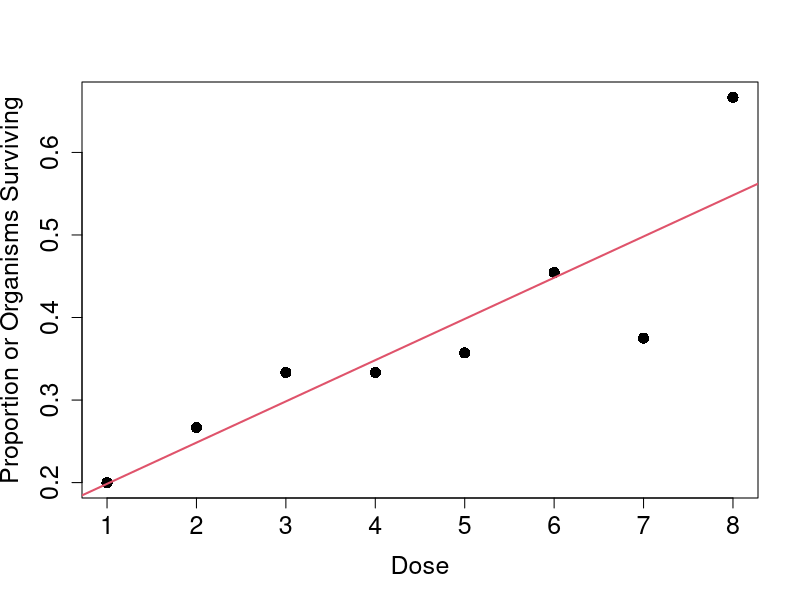
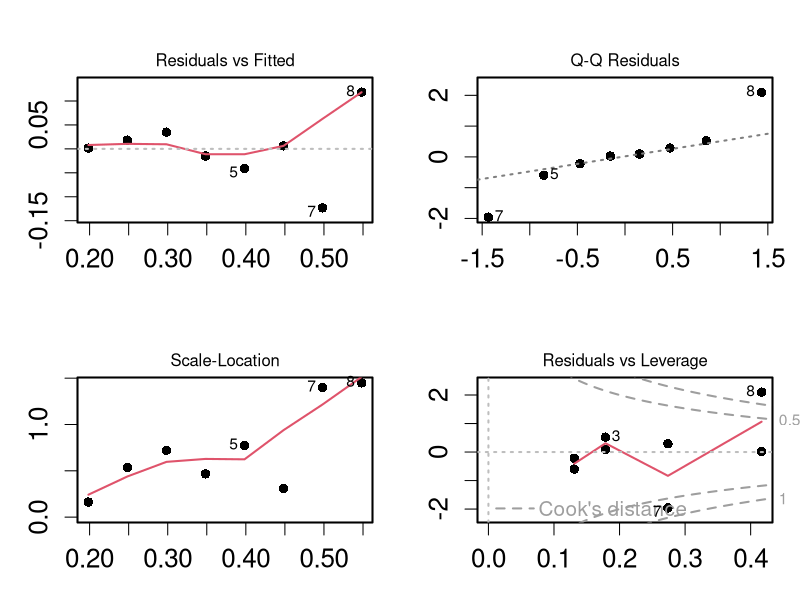
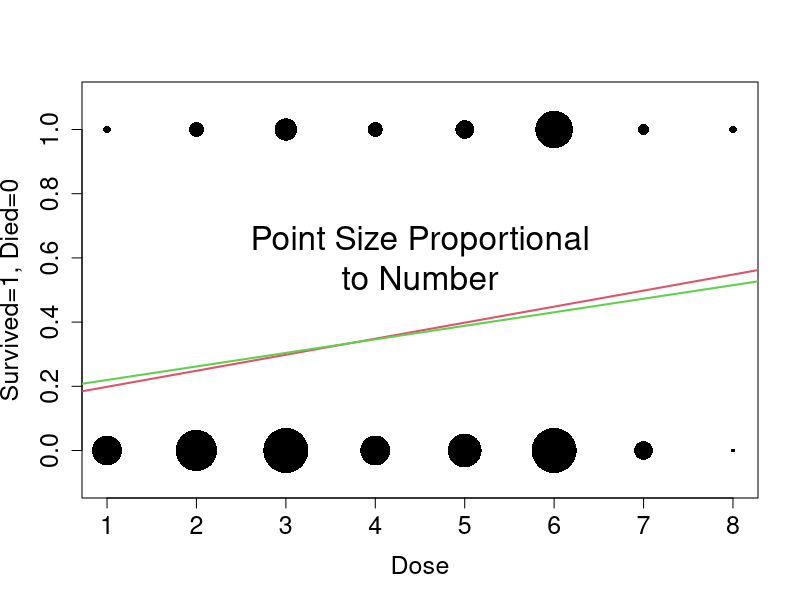
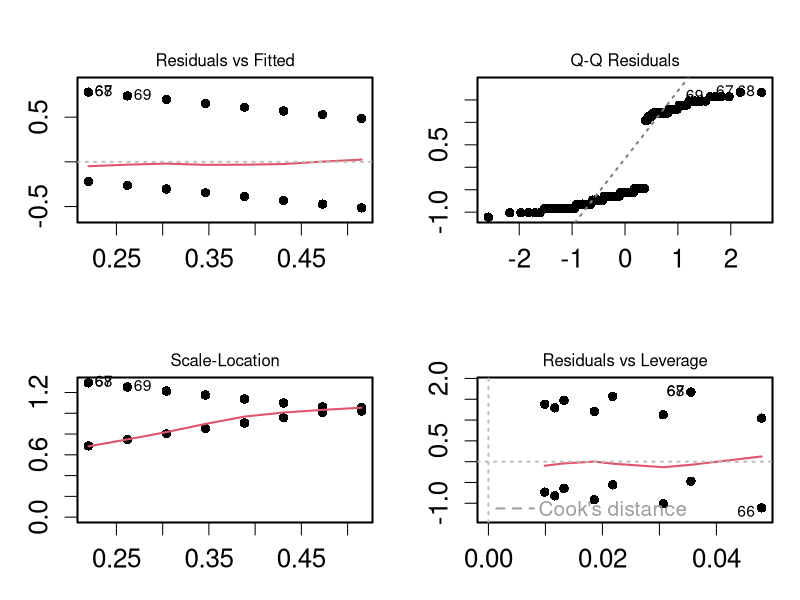
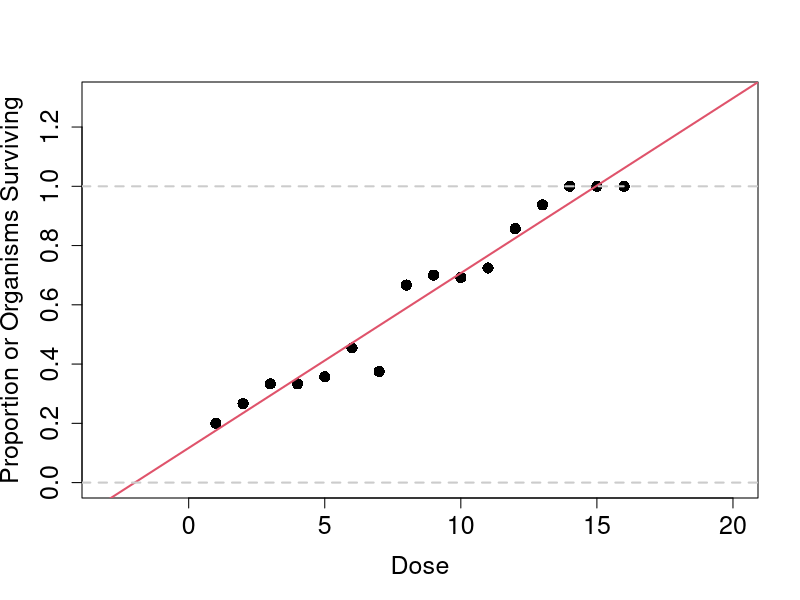
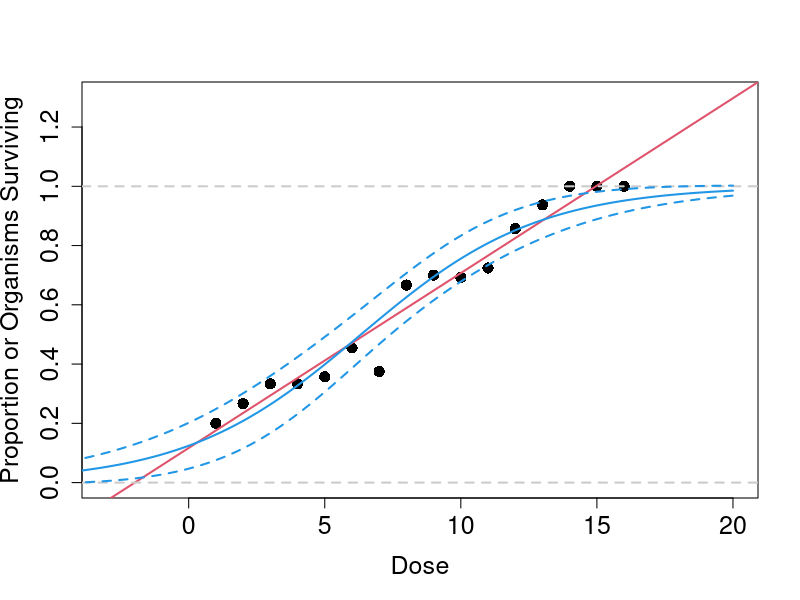
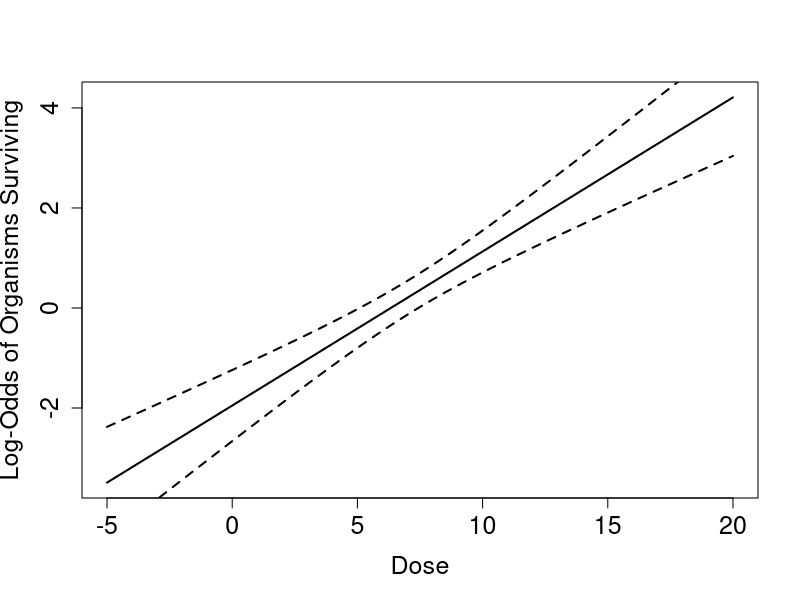
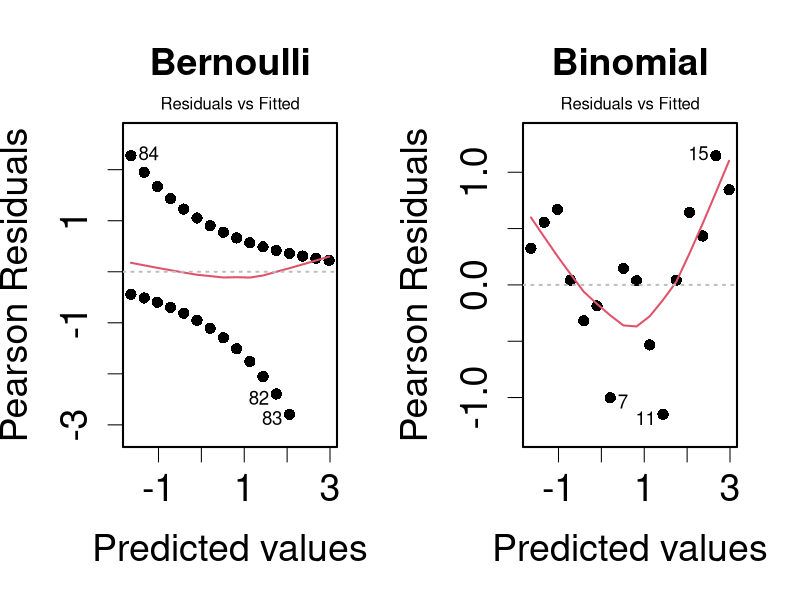

The R source for these figures, in order:

## Example of Fitting a Linear Model to Binomial Data

norg    <- c(10,15,18,12,14,22, 8, 3)
numsurv <- c( 2, 4, 6, 4, 5,10, 3, 2)
prop <- numsurv / norg
dose <- 1:8
plot( dose, prop, xlab="Dose", ylab="Proportion or Organisms Surviving",
     pch=16, cex=1.5, cex.lab=1.5, cex.axis=1.5 )
lmmod <- lm( prop ~ dose )
abline( lmmod$coef, lwd=2, col=2 )

par(mfrow=c(2,2),mar=c(3.1,3.1,3.1,1.1),cex=1.25,cex.axis=1.25,
    lwd=2,cex.main=1.25,cex.sub=1.25,pch=16)
plot(lmmod)
dev.off()

## Different look at this data
numdied <- norg - numsurv
survstatus <- c( rep( 0, sum(numdied) ), rep( 1, sum(numsurv) ) )
newdose <- rep( c(dose,dose), c(numdied, numsurv) )
newlm <- lm( survstatus ~ newdose )
plot( dose, rep( 1, length(dose) ), pch=16, cex=numsurv*0.5,
     ylim=c(-0.1,1.1), xlab="Dose", ylab="Survived=1, Died=0",
     cex.axis=1.5, cex.lab=1.5 )
abline( lmmod$coef, lwd=2, col=2 )
points( dose, rep( 0, length(dose) ), pch=16, cex=numdied*0.5 )
text(4.5,0.6,"Point Size Proportional\nto Number",cex=2)
abline( newlm$coef, lwd=2, col=3 )

par(mfrow=c(2,2),mar=c(3.1,3.1,3.1,1.1),cex=1.25,cex.axis=1.25,
    lwd=2,cex.main=1.25,cex.sub=1.25,pch=16)
plot(newlm)
dev.off()

## Other problems with least squares here
norg2    <- c(10,15,18,12,14,22, 8, 3, 10, 13, 29, 7, 16, 2, 19, 14 )
numsurv2 <- c( 2, 4, 6, 4, 5,10, 3, 2,  7,  9, 21, 6, 15, 2, 19, 14 )
prop2 <- numsurv2 / norg2
dose2 <- 1:16
plot( dose2, prop2, xlab="Dose", ylab="Proportion or Organisms Surviving",
     pch=16, cex=1.5, cex.lab=1.5, cex.axis=1.5, xlim=c(-3,20), ylim=c(0,1.3) )
lmmod2 <- lm( prop2 ~ dose2 )
abline( lmmod2$coef, lwd=2, col=2 )
abline( h=c(0,1), lwd=2, lty=2, col='gray80' )



####
## Logistic Regression
####

## Construct above data as a sequence of 0s and 1s
numdied2 <- norg2 - numsurv2
survstatus2 <- c( rep( 0, sum(numdied2) ), rep( 1, sum(numsurv2) ) )
newdose2 <- rep( c(dose2,dose2), c(numdied2, numsurv2) )

## Fit logit model to 0s and 1s
logitmod2 <- glm( survstatus2 ~ newdose2, family=binomial )
summary(logitmod2)

## Fit logit model to same data, stored the orginial way
logitmod2orig <- glm(formula = cbind(numsurv2, numdied2) ~ dose2,
                     family = binomial)


## To fit a fitted value for dose = 5 "manually"
theta5 <- logitmod2$coef[1] + logitmod2$coef[2] * 5
mu5 <- exp( theta5 ) / ( 1 + exp( theta5 ) )

ddose <- seq( -5, 20, len=201 )
## New data needs to be in a data.frame with the same name as
##   that used in the model fit
newdat <- data.frame( newdose2=ddose ) 
predprobresp = predict( logitmod2, newdata=newdat,
  type="response", se.fit=TRUE )
## Plot fitted values in response space
plot( dose2, prop2, xlab="Dose", ylab="Proportion or Organisms Surviving",
     pch=16, cex=1.5, cex.lab=1.5, cex.axis=1.5, xlim=c(-3,20), ylim=c(0,1.3) )
lmmod2 <- lm( prop2 ~ dose2 )
abline( lmmod2$coef, lwd=2, col=2 )
abline( h=c(0,1), lwd=2, lty=2, col='gray80' )
lines( ddose, predprobresp$fit, lwd=2, col=4 )
lines( ddose, predprobresp$fit + 2*predprobresp$se.fit, lwd=2, col=4, lty=2 )
lines( ddose, predprobresp$fit - 2*predprobresp$se.fit, lwd=2, col=4, lty=2 )

## Plot fitted values in link space
predproblink = predict( logitmod2, newdata=newdat,
  type="link", se.fit=TRUE )
plot( ddose, predproblink$fit, type='l', xlab="Dose",
     ylab="Log-Odds of Organisms Surviving", lwd=2,
     cex.lab=1.5, cex.axis=1.5 )
lines( ddose, predproblink$fit + 2*predproblink$se.fit, lwd=2, lty=2 )
lines( ddose, predproblink$fit - 2*predproblink$se.fit, lwd=2, lty=2 )

## Diagnostic plots for two versions of the same model
par(mfrow=c(1,2), pch=16, cex=1.5, cex.lab=1.5, cex.axis=1.5,
    cex.main=1.5, cex.sub=1.5, lwd=2 )

plot( logitmod2, which=1, main="Bernoulli" )
plot( logitmod2orig, which=1, main="Binomial" )

plot( logitmod2, which=2, main="Bernoulli" )
plot( logitmod2orig, which=2, main="Binomial" )

plot( logitmod2, which=3, main="Bernoulli" )
plot( logitmod2orig, which=3, main="Binomial" )

plot( logitmod2, which=5, main="Bernoulli" )
plot( logitmod2orig, which=5, main="Binomial" )

dev.off()


####
## Poisson Regression
####

## Some data
fd <- data.frame(
  Plot  = LETTERS[1:14],
  pH    = c(6.5,7.2,8.3,7.6,6.1,7.9,7.7,8.2,7.4,7.1,6.3,8.0,7.1,6.9),
  Treatment = factor(rep(c("Yes","No"),c(6,8))),
  Acres = c(1.3,4.2,2.1,3.2,3.2,1.4,1.8,1.8,2.5,3.2,2.2,4.6,1.2,1.5),
  Count = c(  8, 13,  7, 16, 16,  4,  0,  5,  7,  12, 4,  7,  5,  3))

## Plot data
with(fd, plot(pH,Count,col=Treatment,xlab="pH",ylab="# Diseased Plants",
              pch=16,cex=1.5,cex.lab=1.5,cex.axis=1.5))
legend("topright",c("Untreated","Treated"),pch=16,cex=1.5,col=1:2)

## Fit a Poisson Model
pmod <- glm( Count ~ pH + Treatment, data=fd,
            family=poisson )
summary(pmod)
anova(pmod,test="Chisq")
fitted( pmod )

newdata <- expand.grid( pH=seq(5.8,8.8,len=101),
                       Treatment=factor(c("Yes","No")) )
predpmod <- predict( pmod, newdata=newdata, type="response", se.fit=TRUE )

with(fd, plot(pH,Count,col=Treatment,xlab="pH",ylab="# Diseased Plants",
              pch=16,cex=1.5,cex.lab=1.5,cex.axis=1.5))
legend("topright",c("Untreated","Treated"),pch=16,cex=1.5,col=1:2)
subYes <- which(newdata$Treatment=="Yes")
lines( newdata$pH[subYes], predpmod$fit[subYes], lwd=2, col=2 )
lines( newdata$pH[-subYes], predpmod$fit[-subYes], lwd=2, col=1 )

## Incorporate Acres into analysis
with(fd, plot(pH,Count,col=Treatment,xlab="pH",ylab="# Diseased Plants",
              pch=16,cex=Acres,cex.lab=1.5,cex.axis=1.5))
legend("topright",c("Untreated","Treated","Acres=4","Acres=1"),
       pch=16,cex=1.5,pt.cex=c(1.5,1.5,4,1),col=c(1,2,1,1))

pmod2 <- glm( Count ~ pH + Treatment, data=fd,
             offset=log(Acres), family=poisson )
summary(pmod2)
anova(pmod2,test="Chisq")
fitted( pmod )


####
## AIC Weights
####

x <- seq(0.4,20,0.4)
y <- c(3,4,1,6,7,4,8,12,15,10,17,5,4,23,6,39,8,6,15,
       73,13,20,26,34,37,15,3,31,14,16,54,38,39,29,
       122,38,68,18,103,3,38,25,28,105,35,66,91,5,16,62)

normmod  <- glm( y ~ x, family=gaussian(link="identity") )
lnormmod <- glm( y ~ x, family=gaussian(link="log") )
gammod   <- glm( y ~ x, family=Gamma )
poismod  <- glm( y ~ x, family=poisson )
AICs <- c( AIC(normmod), AIC(lnormmod), AIC(gammod), AIC(poismod) )
names(AICs) = c("Normal","Lognormal","Gamma","Poisson")
omegas <- AICs - min(AICs)
AICweights <- exp(-omegas) / sum(exp(-omegas))

newdat <- data.frame(x=seq(-3,24,len=201))
plot(x,y,xlab="Dose",ylab="Response",pch=16,cex=1.5,
     cex.lab=1.5,cex.axis=1.5)
lines(newdat$x,predict(normmod,newdata=newdat,type="response"),
       lty=2, lwd=2,col=1)
lines(newdat$x,predict(lnormmod,newdata=newdat,type="response"),
       lty=2, lwd=2,col=2)
lines(newdat$x,predict(gammod,newdata=newdat,type="response"),
       lty=2, lwd=2,col=3)
lines(newdat$x,predict(poismod,newdata=newdat,type="response"),
       lty=2, lwd=2,col=4)
legend("topleft",c("Normal","Lognormal","Gamma","Poisson"),
       lwd=2,lty=2,cex=1.5,col=1:4)
